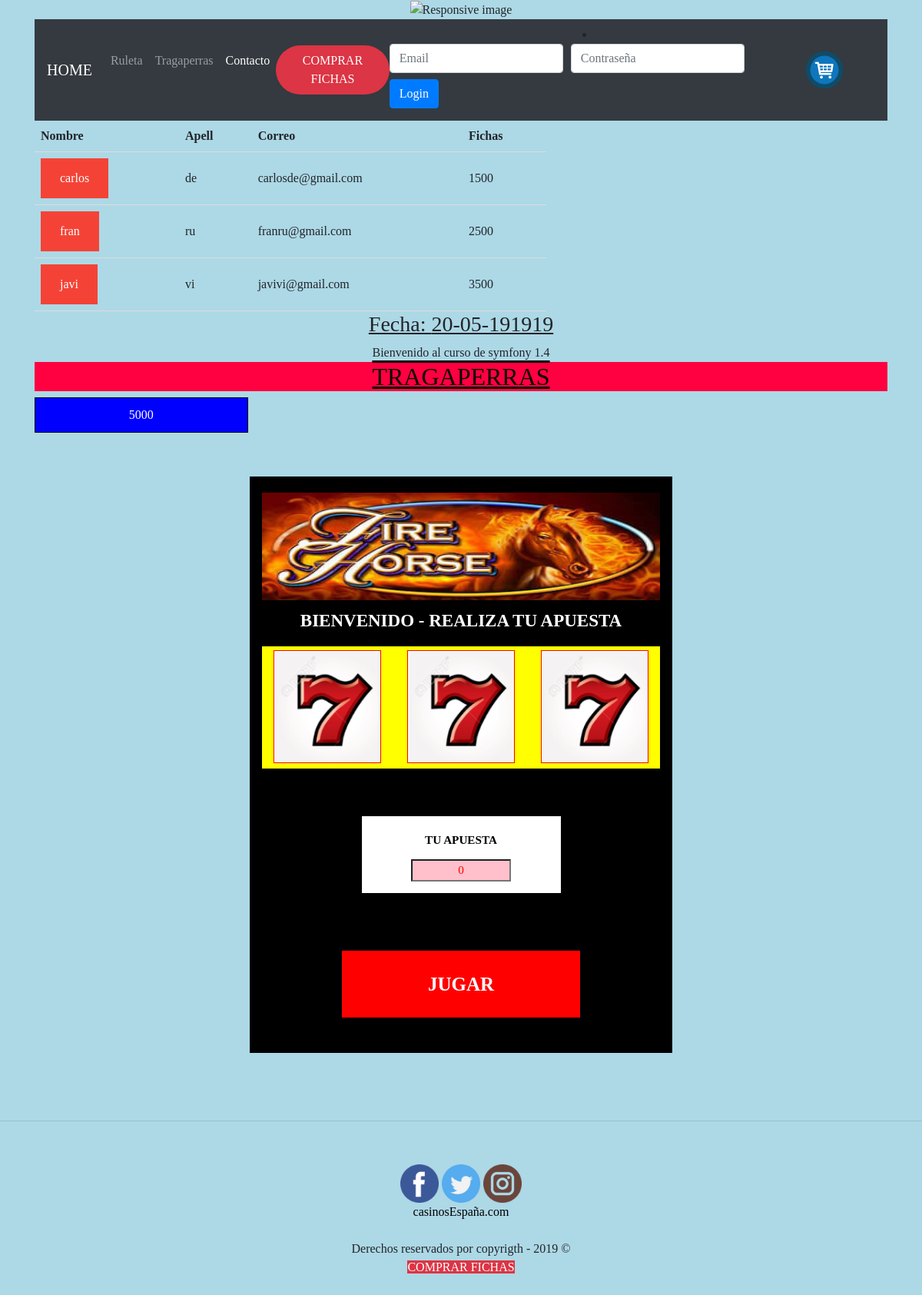
The page /index.php?ctl=tragaperras on the database its author committed.
### tables this page shows
CREATE TABLE usuarios ( 
	id INT(4) NOT NULL AUTO_INCREMENT , 
	nombre VARCHAR(35) , 
	apellido VARCHAR(35) , 
	correo VARCHAR(100) NOT NULL , 
	fichas INT(9) , 
	contrasenna VARCHAR(30) NOT NULL , 
	CONSTRAINT CLAVE_UNICA_CORREO UNIQUE (correo),
	PRIMARY KEY (id) 
);

### app/controller.php (called while the page is built, shortened)
<?php
class Controller {
    public function tragaperras() {
        $m = new Model(Config::$mvc_bd_nombre, Config::$mvc_bd_usuario, Config::$mvc_bd_clave, Config::$mvc_bd_hostname);
       $params = array('usuarios' => $m->dameUsu());
       $prueba = array(
           'mensaje' => 'Bienvenido al curso de symfony 1.4',
           'fecha' => date('d-m-yyy'),
       );
        require __DIR__ . '/templates/tragaperras.php';
    }
}

### app/model.php (called while the page is built, shortened)
<?php
class Model {
    protected $conexion;
    public function __construct($dbname, $dbuser, $dbpass, $dbhost) {
        $mvc_bd_conexion = new mysqli($dbhost, $dbuser, $dbpass, $dbname);
        $mvc_bd_conexion->set_charset("utf8");
        $this->conexion = $mvc_bd_conexion;
    }
public function dameUsu(){
    $sql = "select * from usuarios";
    $result = $this->conexion->query($sql);
    $usuarios = array();
    while ($row = $result->fetch_assoc()) {
        $usuarios[] = $row;
    }
    return $usuarios;
}
}

### app/templates/tragaperras.php (the view, shortened to what this page needs)
<table>
   <tr>
       <th>Nombre</th>
       <th>Apell</th>
       <th>Correo</th>
       <th>Fichas</th>
   </tr>
   <?php foreach ($params['usuarios'] as $usuario) :?>
   <tr>
       <td><a class="but" href="index.php?ctl=ver&id=<?php echo $usuario['id']?>"><?php echo $usuario['nombre'] ?></a></td>
       <td><?php echo $usuario['apellido']?></td>
       <td><?php echo $usuario['correo']?></td>
       <td><?php echo $usuario['fichas']?></td>
   </tr>
<?php endforeach; ?>
</table>
<h3> Fecha: <?php echo $prueba['fecha'] ?> </h3>
<?php echo $prueba['mensaje'] ?>
<head>
         <link rel="stylesheet" type="text/css" href="<?php echo '../web/css/'.Config::$mvc_vis_css?>" />
         <link rel="stylesheet" type="text/css" href="../web/css/estiloTraga.css">
</head>
<h2>TRAGAPERRAS</h2>
<?php if(isset($_SESSION['id'])) : ?>
<?php foreach ($params['usuarios'] as $usuario) :?>
<?php
if($_SESSION['nombre'] == $usuario['nombre']) {
echo "<div id='disponible'>" . $usuario['fichas'] . "</div>";
} ?>
<?php endforeach; ?>
<?php else : ?>
<div id="disponible"> 5000 </div>
<?php endif; ?>
		<div id="contenedor">
			<img id="caballo" src="../web/img/imagenesTragaperras/caballo.jpg"/>
			<section id="mensaje">
				BIENVENIDO - REALIZA TU APUESTA
			</section>
			<section id="cajas">
				<div id="caja1" class="a1"></div>
				<div id="caja2" class="a1"></div>
				<div id="caja3" class="a1"></div>
			</section>
			<div id="divApuesta">
				<div id="apuesta">
					<P>TU APUESTA</P>
					<input class="fichas" type="text" min="0" max="20" value="0">
				</div>
				<section id="gira" onclick="juego()">JUGAR</section>
			</div>
		</div>
</div>
<br>
<?php $contenido = ob_get_clean() ?>
<?php include 'layout.php' ?>

### web/index.php
<?php
require_once __DIR__ . '/../app/Config.php';
require_once __DIR__ . '/../app/Model.php';
require_once __DIR__ . '/../app/Controller.php';
$map = array(
    'inicio' => array('controller' =>'Controller', 'action' =>'inicio'),
    'listarFichas' => array('controller' =>'Controller', 'action' =>'listarFichas'),
    'ver' => array('controller' =>'Controller', 'action' =>'ver'),
    'login' => array('controller' =>'Controller', 'action' =>'login'),
    'logout' => array('controller' =>'Controller', 'action' =>'logout'),
    'carrito' => array('controller' =>'Controller', 'action' =>'carrito'),
    'anadirCesta' => array('controller' =>'Controller', 'action' =>'anadirCesta'),
    'quitarCesta' => array('controller' =>'Controller', 'action' =>'quitarCesta'),
    'registro' => array('controller' =>'Controller', 'action' =>'registro'),
    'insertarUsuario' => array('controller' =>'Controller', 'action' =>'insertarUsuario'),
    'compraConfirmada' => array('controller' =>'Controller', 'action' =>'compraConfirmada'),
    'usuario' => array('controller' =>'Controller', 'action' =>'usuario'),
    'editarUsuario' => array('controller' =>'Controller', 'action' =>'editarUsuario'),
    'tragaperras' => array('controller' =>'Controller', 'action' =>'tragaperras'),
    'bingo' => array('controller' =>'Controller', 'action' =>'bingo'),
    'ruleta' => array('controller' =>'Controller', 'action' =>'ruleta'),
    'contacto' => array('controller' =>'Controller', 'action' =>'contacto')
);
if (isset($_GET['ctl'])) {
    if (isset($map[$_GET['ctl']])) {
        $ruta = $_GET['ctl'];
    } else {
        header('Status: 404 Not Found');
        echo '<html><body><h1>Error 404: No existe la ruta <i>' . $_GET['ctl'] . '</p></body></html>';
        exit;
    }
} else {
    $ruta = 'inicio';
}
$controlador = $map[$ruta];
if (method_exists($controlador['controller'],$controlador['action'])) {
    call_user_func(array(new $controlador['controller'], $controlador['action']));
} else {
    header('Status: 404 Not Found');
    echo '<html><body><h1>Error 404: El controlador <i>' . $controlador['controller'] . '->' . $controlador['action'] . '</i> no existe</h1></body></html>';
}

### app/templates/layout.php (shortened to what this page needs)
<!doctype html>
<html lang="en">
  <head>
    <link rel="stylesheet" href="https://stackpath.bootstrapcdn.com/bootstrap/4.3.1/css/bootstrap.min.css">
    <link rel="stylesheet" type="text/css" href="<?php echo '../web/css/'.Config::$mvc_vis_css?>" />
  </head>
  <body>
<div class="container">
  <img src="../web/img/imagenesHome/casin.jpg" class="img-fluid" alt="Responsive image">
    <nav class="navbar navbar-expand-lg navbar-dark bg-dark" style="width:100%">
  <a class="navbar-brand" href="index.php?ctl=inicio">HOME</a>
  <div class="collapse navbar-collapse" id="navbarText">
    <ul class="navbar-nav mr-auto">
      <li class="nav-item">
        <a class="nav-link" href="index.php?ctl=ruleta">Ruleta</a>
      </li>
      <li class="nav-item">
        <a class="nav-link" href="index.php?ctl=tragaperras">Tragaperras</a>
      </li>
      <li class="nav-item active">
        <a class="nav-link" href="index.php?ctl=contacto">Contacto <span class="sr-only">(current)</span></a>
      </li>
      <li class="nav-item active">
        <a class="nav-link bg-danger rounded-pill" href="index.php?ctl=listarFichas">COMPRAR FICHAS <span class="sr-only">(current)</span></a>
      </li>
    </ul>
  <li class="nav-item">
    <?php
            if(isset($_SESSION['nombre'])) {
                echo (' <div id="sesionIniciada" class="mueve">
                            <div class="linea">
                                <a href="index.php?ctl=logout">
                                    <img class="linea" id="icon_logout" src="../web/img/imagenesHome/adios.jpg" width="30" heigth=30"/>
                                </a>
                                <div class="linea">
                                <a id="bot_perfil" class="linea" href="index.php?ctl=usuario&id='. $_SESSION['id'] .'">
                                    <div class="linea cucu text-white">'.$_SESSION['nombre'].'</div>
                                </a>
                    </div>
                  </div>'
            );
            } else {
              echo ('
              <div class="mueve">
                <div>
                  <form action="index.php?ctl=login" method="POST">
                    <div class="form-row align-items-center">
                      <div class="col-auto">
                          <input type="text" class="form-control mb-2" placeholder="Email" name="correo">
                      </div>
                      <div class="col-auto">
                          <input class="form-control mb-2" type="password" placeholder="Contraseña" name="contrasenna">
                      </div>
                      <div class="col-auto">
                          <input class="btn btn-primary mb-2" type="submit" id="but_login" value="Login"/>
                    </div>
                  </form>
                </div>
              </div>'
            );
            }
        ?>
</li>
        <a class="nav-link" href="index.php?ctl=carrito"><img class="car" src="../web/img/imagenesHome/carrito.png" width="50" heigth="50"></a>
  </div>
</nav>
  <div id="contenido">
        <?php echo $contenido ?>
  </div>
  <br><br>
  <hr>
  <br>
  <div class="footer-copyright text-center py-3">
              <a href="https://www.facebook.com"><img src="img/imagenesHome/facebook.png" width="50px"/></a>
              <a href="https://twitter.com/?lang=es"><img src="img/imagenesHome/twiter.png" width="50px"/></a>
              <a href="https://www.instagram.com/?hl=es"><img src="img/imagenesHome/instagram.png" width="50px"/></a>
            <br>
            <a href="https://mdbootstrap.com/education/bootstrap/" style="color:black"> casinosEspaña.com</a>
            <br>
            <br>
            <a class="copy text-center py-3">Derechos reservados por copyrigth - 2019 © </a> <br>
            <a class="bg-danger text-white" href="index.php?ctl=listarFichas">COMPRAR FICHAS</a>
  </div>
  <br><br>
  </body>
</html>

### web/css/estilo.css (style rules this page uses)
body { font-family: Georgia, "Times New Roman", Times, serif; background-image: url("../web/img/imagenesHome/fondo.jpg"); text-align: center; }
h2 { color: black; text-decoration: underline overline; background-color: #FF0040; }
h3 { text-decoration: underline; }
p { color: black; }
.but:link, .but:visited { background-color: #f44336; color: white; padding: 14px 25px; text-align: center; text-decoration: none; display: inline-block; }
.container { width: 100%; }
.car { margin-right:25px; margin-bottom: 5px; margin-top: 5px; }
table { border-collapse: collapse; width: 60%; //margin-left: 20%; }
th, td { padding: 8px; text-align: left; border-bottom: 1px solid #ddd; }
input { margin-bottom: 10px; }

### web/css/estiloTraga.css (style rules this page uses)
body { margin: 0px; text-align: center; }
#contenedor { height:750px; width: 550px; background-color: black; padding-top: 20px; padding-bottom: 20px; padding-left: 15px; padding-right: 15px; margin: 0 auto; border:1px solid black; }
#disponible { border:1px solid black; width: 25%; background-color: blue; color:white; text-align: center; float:left; padding: 10px; }
section#mensaje { width:100%; margin-bottom: 10px; margin-top: 10px; text-align: center; color: white; font-size: 23px; font-weight: bold; }
#caballo { height: 140px; width: 100%; }
section#cajas { background-color: yellow; margin-top: 15px; }
p { text-align: center; color:black; }
#divApuesta { height:350px; width:100%; position:relative; padding-top:10%; }
#apuesta { height:100px; width:50%; margin-top: 10px; margin-left: 25%; background-color: white; color: black; text-align: center; font-size: 20px; font-weight: bold; padding-top:20px; position:relative; font-size: 95%; }
.fichas { width: 50%; background-color: pink; color:red; margin-bottom: 5px; text-align: center; position:absolute; bottom:10%; right:25%; }
#caja1, #caja2, #caja3 { display: inline-block; margin-top: 5px; margin-left: 15px; margin-right: 15px; background-size: 150px; width: 140px; height: 147px; border:1px solid red; }
section#gira { width: 60%; margin-top:75px; padding-bottom: 25px; padding-top:25px; text-align: center; background-color: red; color:white; font-size: 25px; font-weight: bold; position:absolute; }
#gira { margin-left: 20%; }
.a1 { background-image: url("../img/imagenesTragaperras/siete.png"); }
@media only screen and (max-width: 1320px) { body { background-color: lightblue; } }
@media only screen and (max-width: 1320px) { #contenedor { margin-top:10%; } }

### rows shown on the page
usuarios: nombre "carlos", apellido "de", correo "carlosde@gmail.com", fichas "1500"
usuarios: nombre "fran", apellido "ru", correo "franru@gmail.com", fichas "2500"
usuarios: nombre "javi", apellido "vi", correo "javivi@gmail.com", fichas "3500"

### other values the page prints
$prueba['fecha'] "20-05-191919"
$prueba['mensaje'] "Bienvenido al curso de symfony 1.4"
